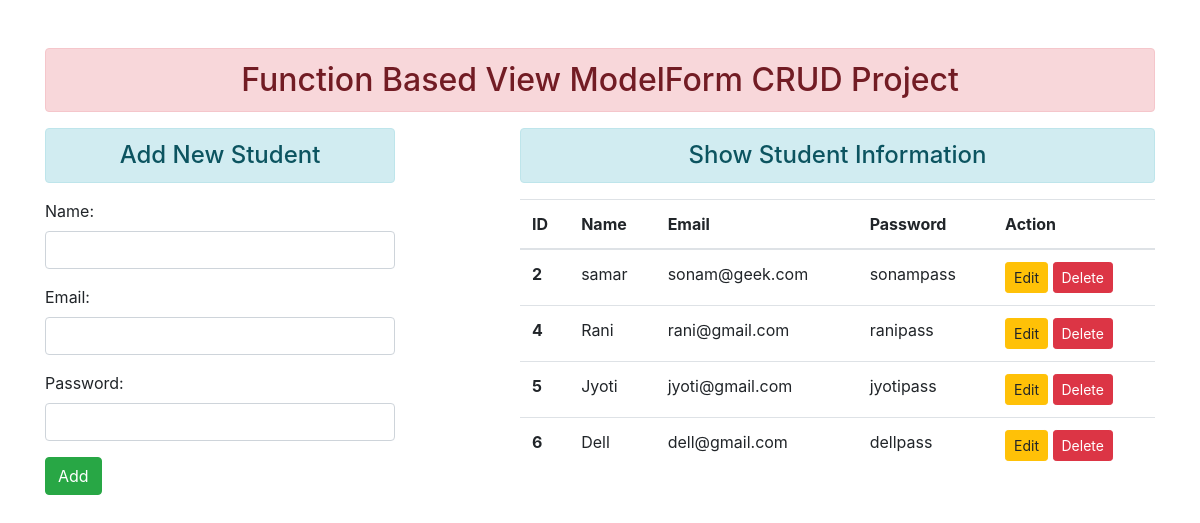
The page / on the database its author committed.
### enroll/models.py (models this page shows)
class User(models.Model):
 name = models.CharField(max_length=70)
 email = models.EmailField(max_length=100)
 password = models.CharField(max_length=100)

### enroll/views.py (the view)
# urls.py: path('', views.add_show, name="addandshow"),
def add_show(request):
 if request.method == 'POST':
  fm = StudentRegistration(request.POST)
  if fm.is_valid():
   nm = fm.cleaned_data['name']
   em = fm.cleaned_data['email']
   pw = fm.cleaned_data['password']
   reg = User(name=nm, email=em, password=pw)
   reg.save()
   fm = StudentRegistration()
 else:
  fm = StudentRegistration()
 stud = User.objects.all()
 return render(request, 'enroll/addandshow.html', {'form':fm, 'stu':stud})

### enroll/forms.py
class StudentRegistration(forms.ModelForm):
 class Meta:
  model = User
  fields = ['name', 'email', 'password']
  widgets = {
   'name': forms.TextInput(attrs={'class':'form-control'}),
   'email': forms.EmailInput(attrs={'class':'form-control'}),
   'password': forms.PasswordInput(render_value=True, attrs={'class':'form-control'}),
  }

### enroll/templates/enroll/addandshow.html (shortened to what this page needs)
{% extends 'enroll/base.html' %}
{% block content %}
<div class="row">
 <div class="col-sm-4">
  <h4 class="text-center alert alert-info">Add New Student</h4>
  <form action="" method="POST">
   {{form.as_p}}
   <input type="submit" class="btn btn-success" value="Add">
  </form>
 </div>
 <div class="col-sm-7 offset-1">
  <h4 class="text-center alert alert-info">Show Student Information</h4>
  {% if stu %}
   <table class="table table-hover">
     <thead>
       <tr>
         <th scope="col">ID</th>
         <th scope="col">Name</th>
         <th scope="col">Email</th>
         <th scope="col">Password</th>
         <th scope="col">Action</th>
       </tr>
     </thead>
     <tbody>
      {% for st in stu %}
       <tr>
         <th scope="row">{{st.id}}</th>
         <td>{{st.name}}</td>
         <td>{{st.email}}</td>
         <td>{{st.password}}</td>
         <td>
         <a href="{% url 'updatedata' st.id %}" class="btn btn-warning btn-sm">Edit</a>
         <form action="{% url 'deletedata' st.id %}" method="post" class="d-inline"> {% csrf_token %}
          <input type="submit" class="btn btn-danger btn-sm" value="Delete">
         </form>
         </td>
       </tr>
      {% endfor %}
     </tbody>
   </table>
  {% else %}
   <h4 class="text-center alert alert-warning">No Records</h4>
  {% endif %}
 </div>
</div>
{% endblock content %}

### enroll/templates/enroll/base.html (shortened to what this page needs)
<!DOCTYPE html>
{% load static %}
<html lang="en">
<head>
 <link rel="stylesheet" href="{% static 'enroll/css/bootstrap.css' %}">
</head>
<body>
 <div class="container mt-5">
  <h2 class="text-center alert alert-danger">Function Based View ModelForm CRUD Project</h2>
  {% block content %} {% endblock content %}
 </div>
</body>
</html>

### rows shown on the page
User: id "2", name "samar", email "sonam@geek.com", password "sonampass"
User: id "4", name "Rani", email "rani@gmail.com", password "ranipass"
User: id "5", name "Jyoti", email "jyoti@gmail.com", password "jyotipass"
User: id "6", name "Dell", email "dell@gmail.com", password "dellpass"
